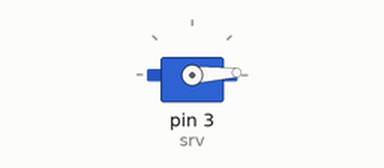
This sketch was run on a simulated Arduino Uno, built with avr-gcc and run on an emulated ATmega328P. Parts: servo.

Above: at 0.05 s.
At 1.3 s:
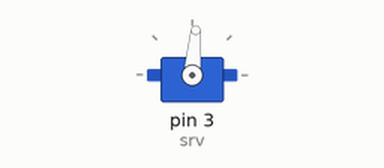
At 2.6 s:
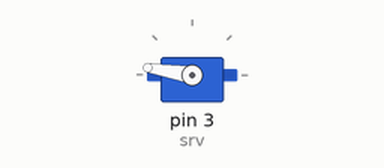
At 5.2 s:
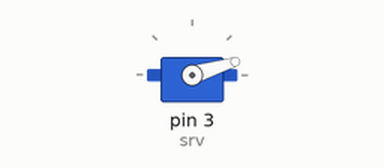
Timing chart, 0 to 7.1 s (numbered marks = the images above):
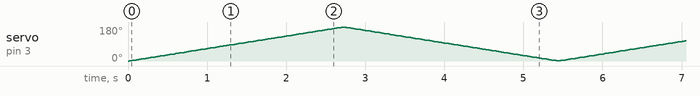

The sketch:

Sample_1.ino
```cpp
#include <Servo.h>
Servo srv;
int angle = 0;

void setup() {
  // put your setup code here, to run once:
  Serial.begin(9600);
  srv.attach(3);
}

void loop() {
  // put your main code here, to run repeatedly:
  for (angle=0; angle < 180; angle++){
    srv.write(angle);
    delay(15);
  }

  for (angle=180; angle >0; angle--){
    srv.write(angle);
    delay(15);
  }
}
```
